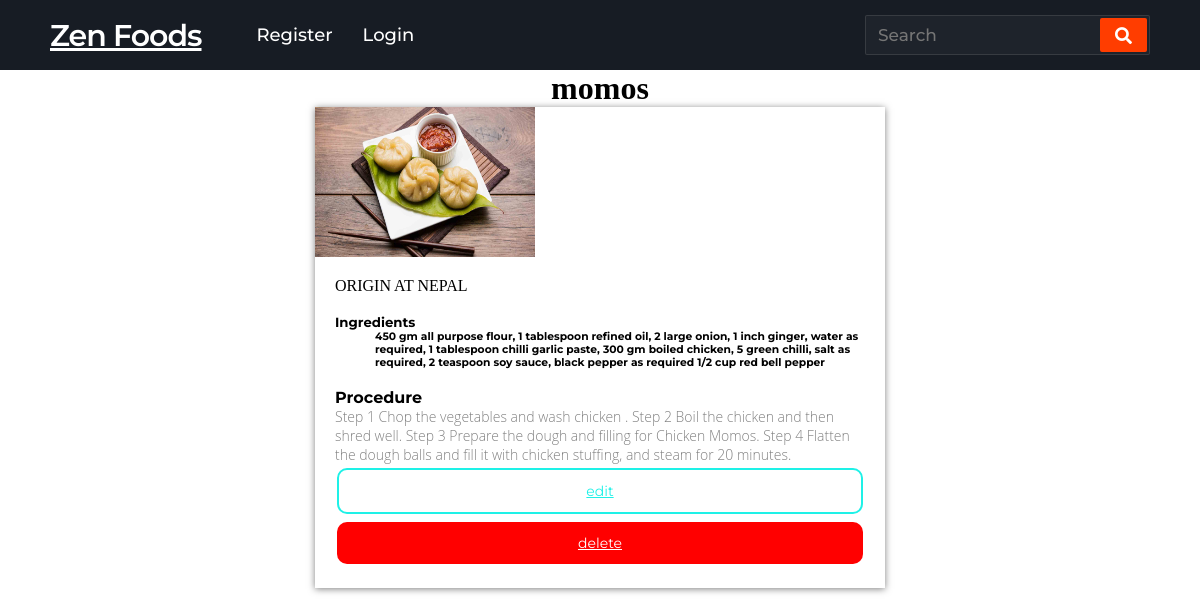
The page /site/recipe/details/2 on the database its author committed.
### bezen_app/models.py (models this page shows, shortened)
class Food(models.Model):
    f_id = models.BigAutoField(primary_key=True, null=False, blank=False)
    user = models.ForeignKey(User, on_delete=models.CASCADE)
    f_name = models.CharField(max_length=60, verbose_name='Item name')
    f_description = models.CharField(max_length=200, verbose_name='Description')
    ingredients = models.TextField()
    f_procedure = models.TextField(verbose_name='procedure')
    f_photo = models.ImageField(blank=True, null=True, upload_to = 'food_img', verbose_name='Item Photo')

### bezen_app/views.py (the view)
# urls.py: path('recipe/details/<int:id>', views.recipe_details, name='recipe_details'),
def recipe_details(request, id):
    item = Food.objects.get(f_id = id)
    return render(request, 'recipe_details.html', {'item': item})

### templates/recipe_details.html (shortened to what this page needs)
<!DOCTYPE html>
{% extends 'index.html' %}
{% load static %}
{% block content %}
<div class="center">
    <h1 class="label"> {{ item.f_name }}</h1>
    <div class="card-wrapper">
        <div class="product-card">
            <div class="product-card__thumbnail">
                <img src="{{ item.f_photo.url }}" , style="height: 100%; width: 100%;">
            </div>
            <div class="product-card__details">
                <div class="product-card__title">
                    {{ item.f_description }}
                </div> <br>
                <h5>Ingredients</h5>
                <div class="ing">
                    <h6>
                        {{ item.ingredients }}
                    </h6>
                </div><br>
                <h4>Procedure</h4>
                <div class="product-card__description">
                    {{ item.f_procedure }}
                </div>
                <a class="btn btn-outline-info" href="{% url 'bezen_app:recipe_update' item.f_id %}">edit</a>
                <a class="btn btn-outline-danger" href="{% url 'bezen_app:recipe_delete' item.f_id %}">delete</a>
            </div>
        </div>
        {% endblock %}

### static/css/style.css (style rules this page uses)
* { margin: 0; padding: 0; outline: none; box-sizing: border-box; font-family: 'Montserrat', sans-serif; }
.btn { background-color: transparent; color: #fff; border: none; padding: 12px 28px; text-align: center; display: inline-block; font-size: 14px; margin: 4px 2px; transition-duration: 0.4s; cursor: pointer; border-radius: 10px; }
.btn-outline-info { color: rgb(30, 241, 231); border: 2px solid rgb(30, 241, 231); }
.btn-outline-danger { color:#fff; background-color: red; }

### templates/recipe_details.html (style rules this page uses)
.center { width: 600px; margin-left: auto; margin-right: auto; }
.label { font-family: 'Quantico'; text-align: center; }
.card-wrapper { display: flex; flex-direction: row; justify-content: center; }
.product-card { height: fit-content; width: 100%; margin-left: 15px; margin-right: 15px; box-shadow: 0 1px 7px rgba(0, 0, 0, 0.5); }
.product-card__thumbnail { width: 220px; height: 150px; object-fit: cover; }
.ing { padding-left: 40px; }
.product-card__details { height: fit-content; display: flex; flex-direction: column; justify-content: space-between; padding: 20px; background: white; }
.product-card__title { font-family: 'Quantico'; font-size: 16px; text-transform: uppercase; color: black; }
.product-card__description { font-family: 'Open Sans'; font-weight: 300; font-size: 14px; color: gray; }

### rows shown on the page
Food: f_name "momos", f_photo (picture), f_description "ORIGIN AT NEPAL", ingredients "450 gm all purpose flour, 1 tablespoon refined oil, 2 large onion, 1 inch ginger, water as required, 1 tablespoon chilli garlic paste, 300 gm boiled chicken, 5 green chilli, salt as required, 2 teaspoon soy sauce, black pepper as required 1/2 cup red bell pepper", f_procedure "Step 1 Chop the vegetables and wash chicken . Step 2 Boil the chicken and then shred well. Step 3 Prepare the dough and filling for Chicken Momos. Step 4 Flatten the dough balls and fill it with chicken stuffing, and steam for 20 minutes."
